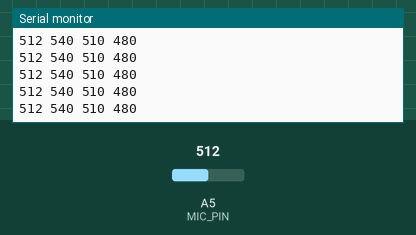
The sketch below on a simulated Arduino Uno, built with avr-gcc and run on an emulated ATmega328P. Parts: the last lines printed to the serial monitor. Inputs (shaded band) come from the test bench; at power-on: A5 (MIC_PIN) = 512.

Above: at 2.2 s.
2.3 s: A5 (MIC_PIN) set to 104
At 3.3 s:
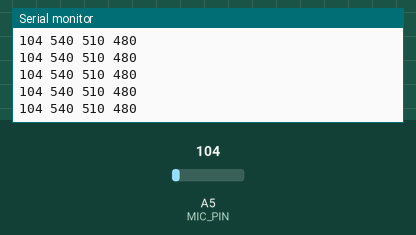
5.3 s: A5 (MIC_PIN) set to 88
At 6.2 s:
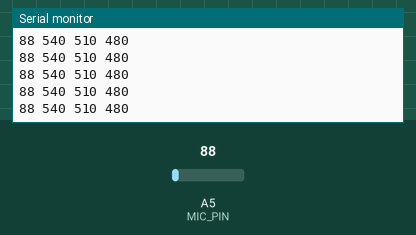
Timing chart, 0 to 8.3 s (numbered marks = the images above; inputs shaded):
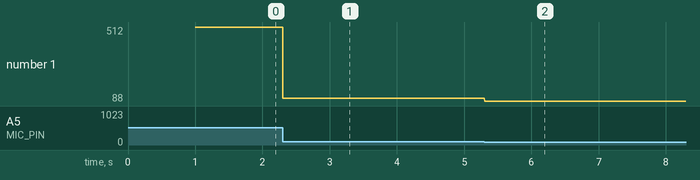

The sketch:

centering_2.ino
```cpp
/* centering_2 with for loop based averaging.
 *
 *  By: Andrew Tuline
 *
 *  Date: January 2020
 *
 *  Centering sound samples using a for loop and integer averaging. Average is about 510.
 *
 *  This is slow.
 *
 */


#define MIC_PIN    5                                        // Microphone
#define NSAMPLES  32                                        // Number of samples.

void setup() {
  Serial.begin(115200);
  analogReference(EXTERNAL);                                // Comment out this line for 3.3V Arduino's.
  delay(1000);
} // setup()


void loop() {
  getSample();                                              // Sample the sounds.
} // loop()


void getSample() {

  uint16_t micIn;
  long sampleTotal = 0;                                     // Could easily use a uint16_t (0 to 65535).
  uint16_t micLev = 0;                                      // Not using signed numbers for this.

  for (int i = 0; i<NSAMPLES; i++) {
    micIn = analogRead(MIC_PIN);                            // Sample the microphone. Range will result in 0 to 1023.
    sampleTotal += micIn;
  }

  micLev = sampleTotal / NSAMPLES;

  Serial.print(micLev); Serial.print(" ");
  Serial.print(540); Serial.print(" ");
  Serial.print(510); Serial.print(" ");
  Serial.print(480); Serial.println(" ");


} // getSample()
```

Measured:
- after the input at 2.3 s, the serial monitor: prints a new line at once (image 1)
- after the input at 5.3 s, the serial monitor: prints a new line at once (image 2)
- plotted number 1: 512 → 104 after the input at 2.3 s, 104 → 88 after the input at 5.3 s
